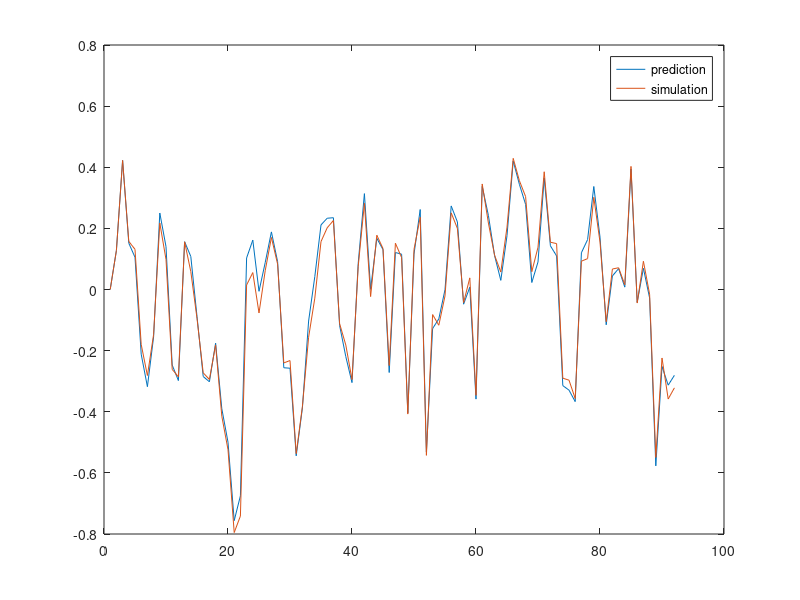
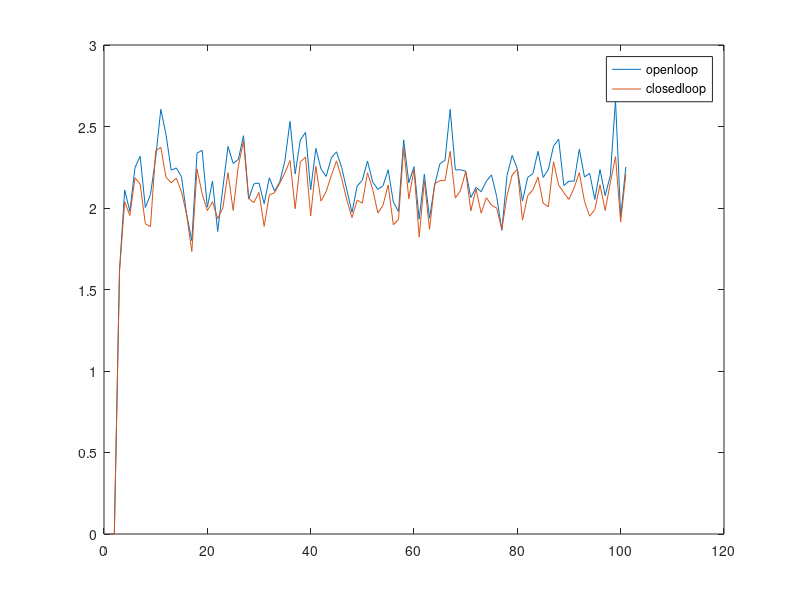
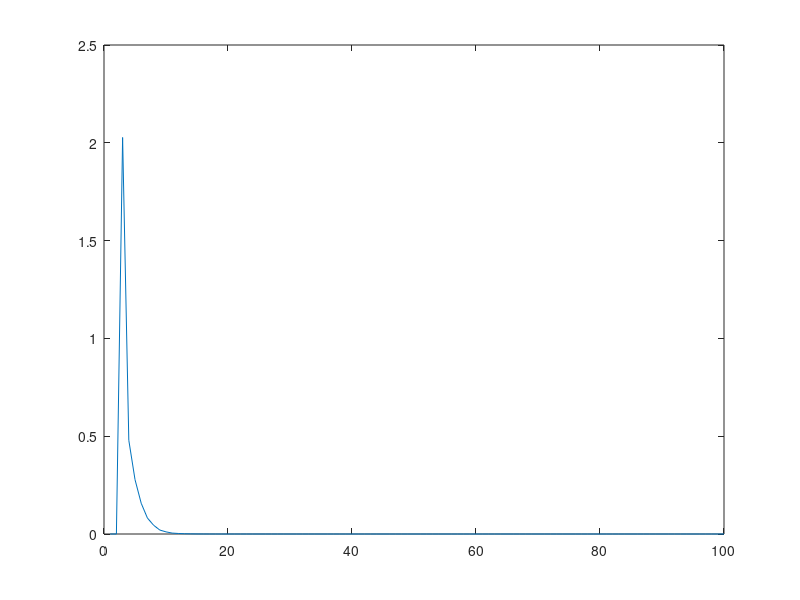

Reproduce these figures in MATLAB, in order.
clear all;clc;tic;
%% system
SYS_NUM = 3;
IN_NUM = 1;
OUT_NUM=1;
STEP_NUM = 100;
TRIAL_NUM = 100;
SIM_STEP = 0.1;
CTRL_STEP = .1;
PERT_COEF = .1;
X_INIT = zeros(SYS_NUM,1);
% Bk=[0.4*eye(IN_NUM);0.2*ones(SYS_NUM-IN_NUM,IN_NUM)];
Bk=[1;2;3];
Ck=[1 0.2 0.4];%eye(SYS_NUM);%
Dk=0.0*ones(OUT_NUM,IN_NUM);
% Dk=[1;1];
%% read control sequence
% fid = fopen('result0.txt','r');
% U = fscanf(fid, '%f');
% fclose(fid);
% u_norm = reshape(U, IN_NUM, STEP_NUM);
% u_max = max(max(abs(u_norm)));
u_max=1;
u_norm=0.5*ones(IN_NUM,STEP_NUM);
%% nominal states
Ak=zeros(SYS_NUM,SYS_NUM,STEP_NUM);
Y_NORM = zeros(OUT_NUM,STEP_NUM+1);
x1 = X_INIT(:,1);
for i = 1 : 1 : STEP_NUM
    Ak(:,:,i)=[-0.2*cos((i-1)) 0 0;0 0.3*sin(3*(i-1)) 0;0 0 0.6];%expm([0 1;sin(3*(i-1))-1 -0.1]);%
    x2=Ak(:,:,i)*x1+Bk*u_norm(:,i);
    Y_NORM(:,i)=Ck*x1+Dk*u_norm(:,i);
    x1=x2;
end
Y_NORM(:,STEP_NUM+1)=Ck*x1;
%% collect data
delta_u=PERT_COEF*u_max*randn(IN_NUM*(STEP_NUM+1),TRIAL_NUM);
delta_y=zeros(OUT_NUM*(STEP_NUM+1),TRIAL_NUM);
for j=1:1:TRIAL_NUM
    x1 = X_INIT(:,1);
    for i=1:1:STEP_NUM
        x2=Ak(:,:,i)*x1+Bk*(u_norm(:,i)+delta_u(IN_NUM*(STEP_NUM-i+1)+1:IN_NUM*(STEP_NUM-i+2),j));
        delta_y(OUT_NUM*(STEP_NUM-i+1)+1:OUT_NUM*(STEP_NUM-i+2),j)=Ck*x1+Dk*(u_norm(:,i)+delta_u(IN_NUM*(STEP_NUM-i+1)+1:IN_NUM*(STEP_NUM-i+2),j))-Y_NORM(:,i);
        x1=x2;
    end
    delta_y(1:OUT_NUM,j)=Ck*x1-Y_NORM(:,STEP_NUM+1);
end
%% id loop for each timestep
q=1;
qu=1;
fitcoef=zeros(OUT_NUM,OUT_NUM*q+IN_NUM*qu,STEP_NUM);
for i=max(q,qu)+2:1:STEP_NUM
    M1=[delta_y(OUT_NUM*(STEP_NUM-i+1)+1:OUT_NUM*(STEP_NUM-i+1+q),:);delta_u(IN_NUM*(STEP_NUM-i+1)+1:IN_NUM*(STEP_NUM-i+qu+1),:)];
%     M1=[delta_y(OUT_NUM*(STEP_NUM-i+q-1)+1:OUT_NUM*(STEP_NUM-i+1+q),:);delta_u(IN_NUM*(STEP_NUM-i+1)+1:IN_NUM*(STEP_NUM-i+qu+1),:)];
    M3=[delta_y(OUT_NUM*(STEP_NUM-i+1)+1:OUT_NUM*(STEP_NUM-i+1+q),:)];
    fitcoef(:,:,i)=delta_y(OUT_NUM*(STEP_NUM-i)+1:OUT_NUM*(STEP_NUM-i+1),:)*M1'/(M1*M1');
    r(i)=sqrt(mean(mean((delta_y(OUT_NUM*(STEP_NUM-i)+1:OUT_NUM*(STEP_NUM-i+1),:)-fitcoef(:,:,i)*M1).^2,1)));
    dtmt(:,:,i)=det(M1*M1');
end
%% prediction check with rolling window
pert_check=0.1;
ucheck=pert_check*u_max*randn(IN_NUM*(STEP_NUM+1),TRIAL_NUM);
y_sim=zeros(OUT_NUM*(STEP_NUM+1),TRIAL_NUM);
y_pred=zeros(OUT_NUM*(STEP_NUM+1),TRIAL_NUM);
for j=1:1:TRIAL_NUM
    x1 = X_INIT(:,1);
    for i=1:1:STEP_NUM
        x2=Ak(:,:,i)*x1+Bk*(u_norm(:,i)+ucheck(IN_NUM*(STEP_NUM-i+1)+1:IN_NUM*(STEP_NUM-i+2),j));
        y_sim(OUT_NUM*(STEP_NUM-i+1)+1:OUT_NUM*(STEP_NUM-i+2),j)=Ck*x1+Dk*(u_norm(:,i)+ucheck(IN_NUM*(STEP_NUM-i+1)+1:IN_NUM*(STEP_NUM-i+2),j))-Y_NORM(:,i);
        x1=x2;
    end
    y_sim(1:OUT_NUM,j)=Ck*x1-Y_NORM(:,STEP_NUM+1);
end
y_pred(OUT_NUM*(STEP_NUM-q-1)+1:OUT_NUM*(STEP_NUM+1),:)=y_sim(OUT_NUM*(STEP_NUM-q-1)+1:OUT_NUM*(STEP_NUM+1),:);
for i=max(q,qu)+2:1:STEP_NUM
%     M2=[y_pred(OUT_NUM*(STEP_NUM-i+q-1)+1:OUT_NUM*(STEP_NUM-i+1+q),:);ucheck(IN_NUM*(STEP_NUM-i+1)+1:IN_NUM*(STEP_NUM-i+qu+1),:)];%ucheck(IN_NUM*(STEP_NUM-i+1)+1:IN_NUM*(STEP_NUM-i+qu+1),:)
    M2=[y_pred(OUT_NUM*(STEP_NUM-i+1)+1:OUT_NUM*(STEP_NUM-i+1+q),:);ucheck(IN_NUM*(STEP_NUM-i+1)+1:IN_NUM*(STEP_NUM-i+qu+1),:)];%ucheck(IN_NUM*(STEP_NUM-i+1)+1:IN_NUM*(STEP_NUM-i+qu+1),:)
    y_pred(OUT_NUM*(STEP_NUM-i)+1:OUT_NUM*(STEP_NUM-i+1),:)=fitcoef(:,:,i)*M2;
end
% compare
figure()
plot([fliplr(y_pred(10:end,1)')' fliplr(y_sim(10:end,1)')']);
legend('prediction','simulation');
%% LQR
A_aug(:,:,:)=[fitcoef(:,1:OUT_NUM*q,:),fitcoef(:,OUT_NUM*q+IN_NUM+1:end,:),zeros(OUT_NUM,IN_NUM,STEP_NUM);
              ones((q-1)*OUT_NUM,(q-1)*OUT_NUM,STEP_NUM),zeros((q-1)*OUT_NUM,OUT_NUM+IN_NUM*qu,STEP_NUM);
              zeros(IN_NUM*qu,OUT_NUM*q,STEP_NUM),[zeros(IN_NUM,IN_NUM*qu,STEP_NUM);ones(IN_NUM*(qu-1),IN_NUM*(qu-1),STEP_NUM),zeros(IN_NUM*(qu-1),IN_NUM,STEP_NUM)]];
B_aug(:,:,:)=[fitcoef(:,OUT_NUM*q+1:OUT_NUM*q+IN_NUM,:);zeros(OUT_NUM*(q-1),IN_NUM,STEP_NUM);ones(IN_NUM,IN_NUM,STEP_NUM);zeros(IN_NUM*(qu-1),IN_NUM,STEP_NUM)];
sig_q = 10^0;
sig_f = 10^5;
Ri = 10^0 * eye(IN_NUM);
Qi = sig_q * eye(OUT_NUM*q+IN_NUM*qu);Qi(OUT_NUM*q+1:end,OUT_NUM*q+1:end)=1*Qi(OUT_NUM*q+1:end,OUT_NUM*q+1:end);%Qi(1:OUT_NUM*q,1:OUT_NUM*q)=100*Qi(1:OUT_NUM*q,1:OUT_NUM*q);
OS = zeros(OUT_NUM*q+IN_NUM*qu, OUT_NUM*q+IN_NUM*qu, STEP_NUM+1);
TK = zeros(IN_NUM, OUT_NUM*q+IN_NUM*qu, STEP_NUM);
OS(:, :, STEP_NUM+1) = sig_f * eye(OUT_NUM*q+IN_NUM*qu);
for i= STEP_NUM:-1:1  
    OS(:, :, i) = A_aug(:, :, i)' * (OS(:, :, i +1) - OS(:, :, i + 1) * B_aug(:, :, i) / (B_aug(:, :, i)' * OS(:, :, i +1) * B_aug(:, :, i) + Ri) * B_aug(:, :, i)' * OS(:, :, i + 1)) * A_aug(:, :, i) + Qi;
end
for i = 1:1:STEP_NUM
    TK(:, :, i) = (Ri + B_aug(:, :, i)' * OS(:, :, i+1) * B_aug(:, :, i)) \ B_aug(:, :, i)' * OS(:, :, i+1) * A_aug(:, :, i);
%     TK(:, :, i)=dlqr(A_aug(:, :, i),B_aug(:, :, i),Qi,Ri);
end
% performance check
TEST_NUM=100;
pert_test=1;
delta_u_test=[pert_test*u_max*randn(IN_NUM*(STEP_NUM+1),TEST_NUM);zeros(IN_NUM*(qu+1),TEST_NUM)];
y_open=zeros(OUT_NUM*(STEP_NUM+1),TEST_NUM);
y_closed=zeros(OUT_NUM*(STEP_NUM+1),TEST_NUM);
for j=1:1:TEST_NUM
    % openloop
    x1 = X_INIT(:,1);
    for i=max(q,qu)+2:1:STEP_NUM
        x2=Ak(:,:,i)*x1+Bk*(u_norm(:,i)+delta_u_test(IN_NUM*(STEP_NUM-i+1)+1:IN_NUM*(STEP_NUM-i+2),j));
        y_open(OUT_NUM*(STEP_NUM-i+1)+1:OUT_NUM*(STEP_NUM-i+2),j)=Ck*x1+Dk*(u_norm(:,i)+delta_u_test(IN_NUM*(STEP_NUM-i+1)+1:IN_NUM*(STEP_NUM-i+2),j))-Y_NORM(:,i);
        x1=x2;
    end
    y_open(1:OUT_NUM,j)=Ck*x1-Y_NORM(:,STEP_NUM+1);
    x1 = X_INIT(:,1);u_feedback=0;
    % closedloop correct when Dk=0
    for i=max(q,qu)+2:1:STEP_NUM
        y_closed(OUT_NUM*(STEP_NUM-i+1)+1:OUT_NUM*(STEP_NUM-i+2),j)=Ck*x1+Dk*(u_norm(:,i)+delta_u_test(IN_NUM*(STEP_NUM-i+1)+1:IN_NUM*(STEP_NUM-i+2),j))-Y_NORM(:,i);
        u_feedback=-TK(:,:,i)*[y_closed(OUT_NUM*(STEP_NUM-i+1)+1:OUT_NUM*(STEP_NUM-i+1+q),j);delta_u_test(IN_NUM*(STEP_NUM-i+2)+1:IN_NUM*(STEP_NUM-i+2+qu),j)];
        x2=Ak(:,:,i)*x1+Bk*(u_norm(:,i)+delta_u_test(IN_NUM*(STEP_NUM-i+1)+1:IN_NUM*(STEP_NUM-i+2),j)+u_feedback);
        x1=x2;
    end
    y_closed(1:OUT_NUM,j)=Ck*x1-Y_NORM(:,STEP_NUM+1);
    for i=3:1:100
        yy(:,i)=Ck*x1;
        u_feedback=-TK(:,:,30)*[yy(:,i);zeros(IN_NUM*qu,1)];
        x2=Ak(:,:,i)*x1+Bk*(u_feedback);
        x1=x2;
    end
end
y_closed_avg=mean(abs(y_closed),2);
y_open_avg=mean(abs(y_open),2);
figure()
plot([fliplr(y_open_avg(1:end)')' fliplr(y_closed_avg(1:end)')']);
legend('openloop','closedloop');
openloop=mean(y_open_avg)
closedloop=mean(y_closed_avg)
figure()
plot(yy(1,:))
